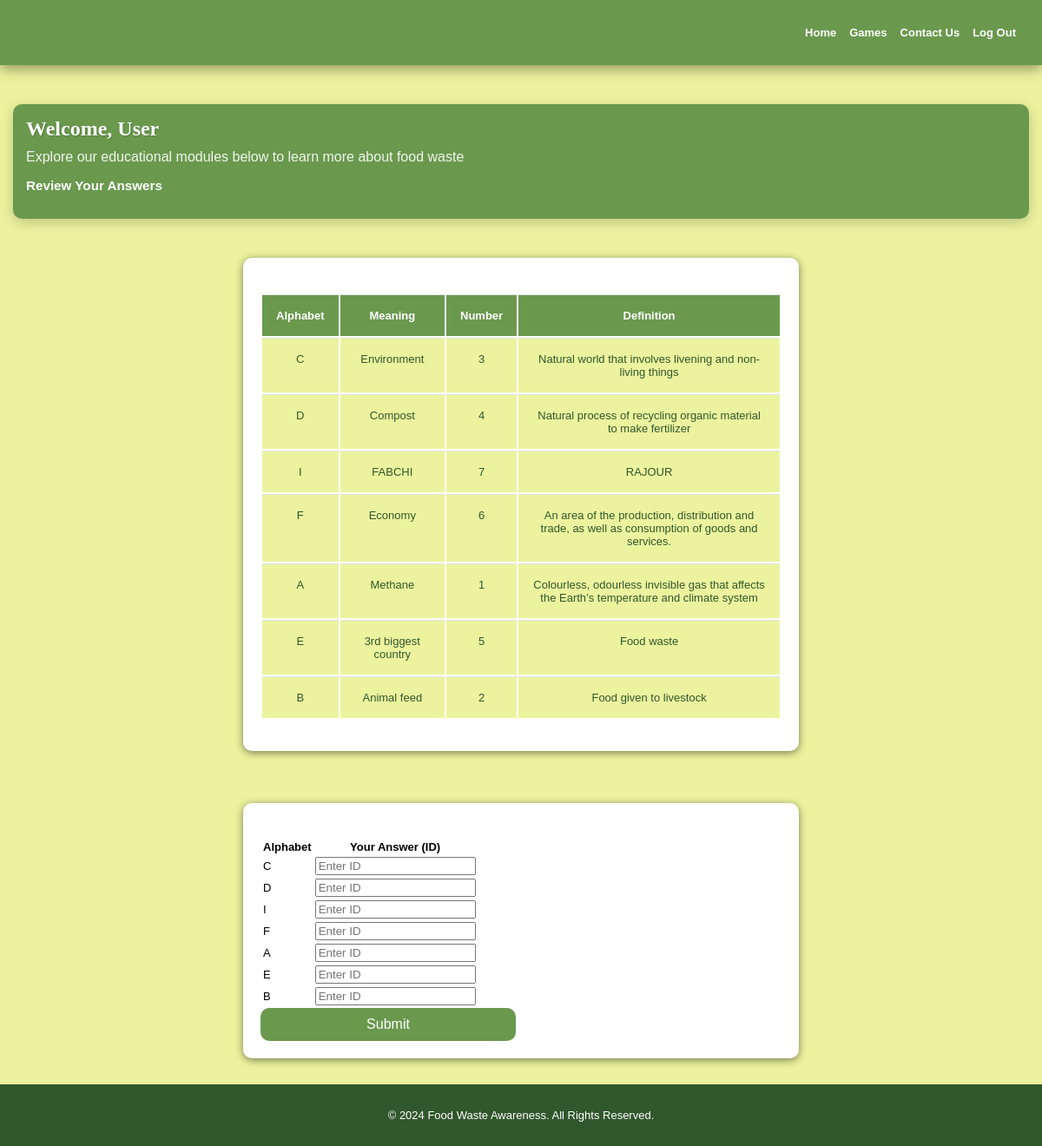
Page /user_account_common_word_game on the committed database.
### tables this page shows
CREATE TABLE CommonCausesGame (
            id INTEGER PRIMARY KEY,
            TextColumn TEXT NOT NULL,
            AlphabetColumn TEXT NOT NULL UNIQUE,
            AlphabetColumnText TEXT NOT NULL UNIQUE
        );

### app.py (the view)
@app.route('/user_account_common_word_game', methods=['GET', 'POST'])
def user_account_common_word_game():
    if request.method == 'POST':
        form_data = request.form.to_dict()
        return common_causes_game_check(form_data)
    questions = get_all_questions()  # Retrieve all questions with options from the database
    questions_prevention_method = get_all_questions_for_prevention_method()
    questions_management_method = get_all_questions_for_management_waste()
    questions_env = get_all_questions_for_environmental_waste()
    questions_common_cuase = get_all_questions_for_common_cause_waste()
    random_records = get_random_common_cause_records()
    grid = create_word_search()
    mixed_words = get_mixed_anagram_words()
    random_records_prevention=get_random_prevention_game_records()
    random_records_prevention=get_random_prevention_game_records()
    user_name = session.get('name', 'User')  # Retrieve the user's name from session
    return render_template('userAccountGame1.html', user_name=user_name, questions=questions,
                           questions_env=questions_env, questions_prevention_method=questions_prevention_method,
                           questions_management_method=questions_management_method, questions_common_cuase=questions_common_cuase,
                           records=random_records, grid=grid, mixed_words=mixed_words, random_records_prevention=random_records_prevention)

### app.py (called while the page is built)
def get_random_prevention_game_records():
    connection = sqlite3.connect('FoodwasteAppdatabase.db')
    cursor = connection.cursor()
    cursor.execute('''
        SELECT id, TextColumn, AlphabetColumn, PreventionImage
        FROM PreventionGame
    ''')
    records_prevention = cursor.fetchall()
    connection.close()
    ids = [row[0] for row in records_prevention]
    text_columns = [row[1] for row in records_prevention]
    random.shuffle(ids)
    random.shuffle(text_columns)
    random_records_prevention = [
        {
            "id": ids[i],
            "text_column": text_columns[i],
            "alphabet_column": records_prevention[i][2],
            "prevention_image": base64.b64encode(records_prevention[i][3]).decode('utf-8')  # Convert image to base64
        }
        for i in range(len(records_prevention))
    ]
    return random_records_prevention

def get_random_common_cause_records():
    connection = sqlite3.connect('FoodwasteAppdatabase.db')
    cursor = connection.cursor()
    cursor.execute('''
        SELECT id, TextColumn, AlphabetColumn, AlphabetColumnText
        FROM CommonCausesGame
        ORDER BY RANDOM()
    ''')
    records = cursor.fetchall()
    connection.close()
    random_records = [
        {
            "id": row[0],
            "text_column": row[1],
            "alphabet_column": row[2],
            "alphabet_column_text": row[3]
        }
        for row in records
    ]
    return random_records

def get_mixed_anagram_words():
    connection = sqlite3.connect('FoodwasteAppdatabase.db')
    cursor = connection.cursor()
    cursor.execute("SELECT EnvAnagramMixedWords FROM EnvironmnentaAnagram")
    words = cursor.fetchall()
    connection.close()
    mixed_words = []
    for word in words:
        word = word[0]  # Extract the string from the tuple
        mixed_word = ''.join(random.sample(word, len(word)))  # Shuffle the letters
        mixed_words.append(mixed_word)
    return mixed_words

### templates/userAccountGame1.html (shortened to what this page needs)
<!DOCTYPE html>
<html lang="en">
  <head>
    <link rel="stylesheet" href="/static/css/style.css" />
  </head>
  <body x-data="FoodwasteApp">
  <body>
    <div class="baner">
      <div class="nav-links">
        <a href="{{ url_for('user_account') }}">Home</a>
        <a href="{{ url_for('user_account_game') }}">Games</a>
        <a href="">Contact Us</a>
        <a href="/logout">Log Out</a>
      </div>
    </div>
    <div class="welcome-banner">
      <h2>Welcome, {{user_name}}</h2>
      <p>
        Explore our educational modules below to learn more about food waste
      </p>
      <div id="review-section">
          <h3>Review Your Answers</h3>
      </div>
    </div>
<div class="container">
    <div class="table-responsive">
        <table class="table table-bordered table-striped">
            <thead>
                <tr>
                    <th>Alphabet</th>
                    <th>Meaning</th>
                    <th>Number</th>
                    <th>Definition</th>
                </tr>
            </thead>
            <tbody>
                {% for record in records %}
                    <tr>
                        <td>{{ record.alphabet_column }} </td>
                        <td> {{ record.alphabet_column_text }}</td>
                        <td>{{ record.id }}</td>
                         <td>{{ record.text_column }}</td>
                      </tr>
                {% endfor %}
            </tbody>
        </table>
    </div>
</div>
<div class="container" x-show="Admin_Home_Page" x-cloak>
  <div class="table-responsive">
    <form method="POST" action="/user_account_common_word_game">
      <table>
          <tr>
              <th>Alphabet</th>
              <th>Your Answer (ID)</th>
          </tr>
          {% for record in records %}
              <tr>
                  <td>{{ record.alphabet_column }}</td>
                  <td>
                      <input  type="number" name="answer_{{ record.alphabet_column }}" placeholder="Enter ID">
                  </td>
              </tr>
          {% endfor %}
      </table>
      <button type="submit" class="submit-button">Submit</button>
  </form>
  </div>
</div>
<footer class="footer">
<div class="footer-content">
  <p>&copy; 2024 Food Waste Awareness. All Rights Reserved.</p>
</div>
</footer>
</body>
</html>

### static/css/style.css (style rules this page uses)
body { background-color: #ecf39e; font-size: small; font-family: 'Lucida Sans', 'Lucida Sans Regular', 'Lucida Grande', 'Lucida Sans Unicode', Geneva, Verdana, sans-serif; display: flex; flex-direction: column; min-height: 100vh; margin: 0; }
.welcome-banner { background-color: #6a994e; color: white; padding: 20px; margin: 20px; border-radius: 10px; box-shadow: 0 4px 15px rgba(0, 0, 0, 0.2); }
.welcome-banner h2 { color: white; margin: 0; font-size: 24px; text-shadow: 1px 1px 2px rgba(0, 0, 0, 0.2); }
.welcome-banner p { margin: 10px 0 0; font-size: 16px; opacity: 0.9; }
.baner { background-color: #6a994e; box-shadow: 0 4px 15px rgba(0, 0, 0, 0.4); padding: 30px; width: 100% auto; margin-bottom: 30px; top: 0; left: 0; z-index: 1; }
.nav-links { display: flex; float: right; gap: 25px; }
.nav-links a { color: white; text-decoration: none; font-weight: bold; transition: color 0.3s; }
@media screen and (max-width: 1330px) { .welcome-banner { margin: 15px; padding: 15px; } }
@media screen and (max-width: 1330px) { .nav-links { gap: 15px; } }
h2 { font-size: 30px; text-shadow: 2px 2px 0 rgba(0, 0, 0, 0.189); margin: 0; font-family: 'Patrick Hand', cursive; color: #31572c; }
.container { width: 600px; margin: 30px auto; padding: 20px; background-color: white; border-radius: 10px; box-shadow: 0 2px 10px rgba(0, 0, 0, 0.5); }
.submit-button, .back-button { width: 49%; border-radius: 10px; background-color: #6a994e; border: none; color: white; justify-content: center; padding: 10px; font-size: 16px; cursor: pointer; text-align: center; transition: background-color 0.3s; }
.footer { background-color: #31572c; color: white; text-align: center; padding: 15px 0; margin-top: auto; box-sizing: border-box; width: 100%; }
.footer-content { max-width: 1200px; margin: 0 auto; }
.table-responsive { overflow-x: auto; -webkit-overflow-scrolling: touch; margin-top: 20px; }
.table { width: 100%; max-width: 100%; margin-bottom: 1rem; background-color: transparent; }
.table th, .table td { padding: 1rem; vertical-align: top; border-top: 1px solid #dee2e6; text-align: center; }
.table th { background-color: #6a994e; color: white; }
.table td { background-color: #ecf39e; color: #31572c; }

### rows in the picture
CommonCausesGame: alphabet_column "C", alphabet_column_text "Environment", id "3", text_column "Natural world that involves livening and non-living things"
CommonCausesGame: alphabet_column "D", alphabet_column_text "Compost", id "4", text_column "Natural process of recycling organic material to make fertilizer", alphabet_column "Enter ID"
CommonCausesGame: alphabet_column "I", alphabet_column_text "FABCHI", id "7", text_column "RAJOUR", alphabet_column "Enter ID"
CommonCausesGame: alphabet_column "F", alphabet_column_text "Economy", id "6", text_column "An area of the production, distribution and trade, as well as consumption of goods and services."
CommonCausesGame: alphabet_column "A", alphabet_column_text "Methane", id "1", text_column "Colourless, odourless invisible gas that affects the Earth’s temperature and climate system"
CommonCausesGame: alphabet_column "E", alphabet_column_text "3rd biggest country", id "5", text_column "Food waste", alphabet_column "Enter ID"
CommonCausesGame: alphabet_column "B", alphabet_column_text "Animal feed", id "2", text_column "Food given to livestock"

### other values in the picture
{{ user_name }} "User"
